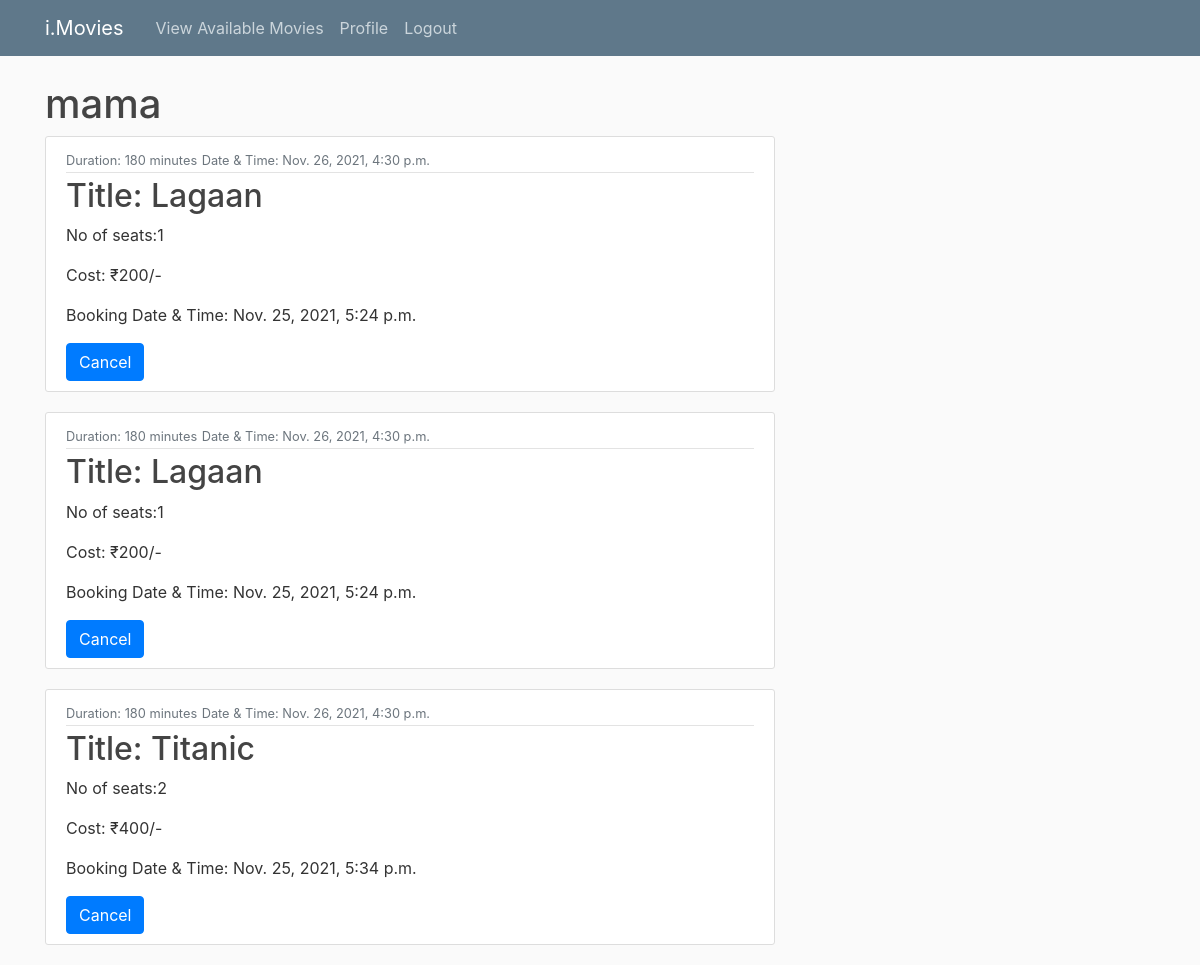
/profile/ (signed in), run on an earlier commit of the app's database.
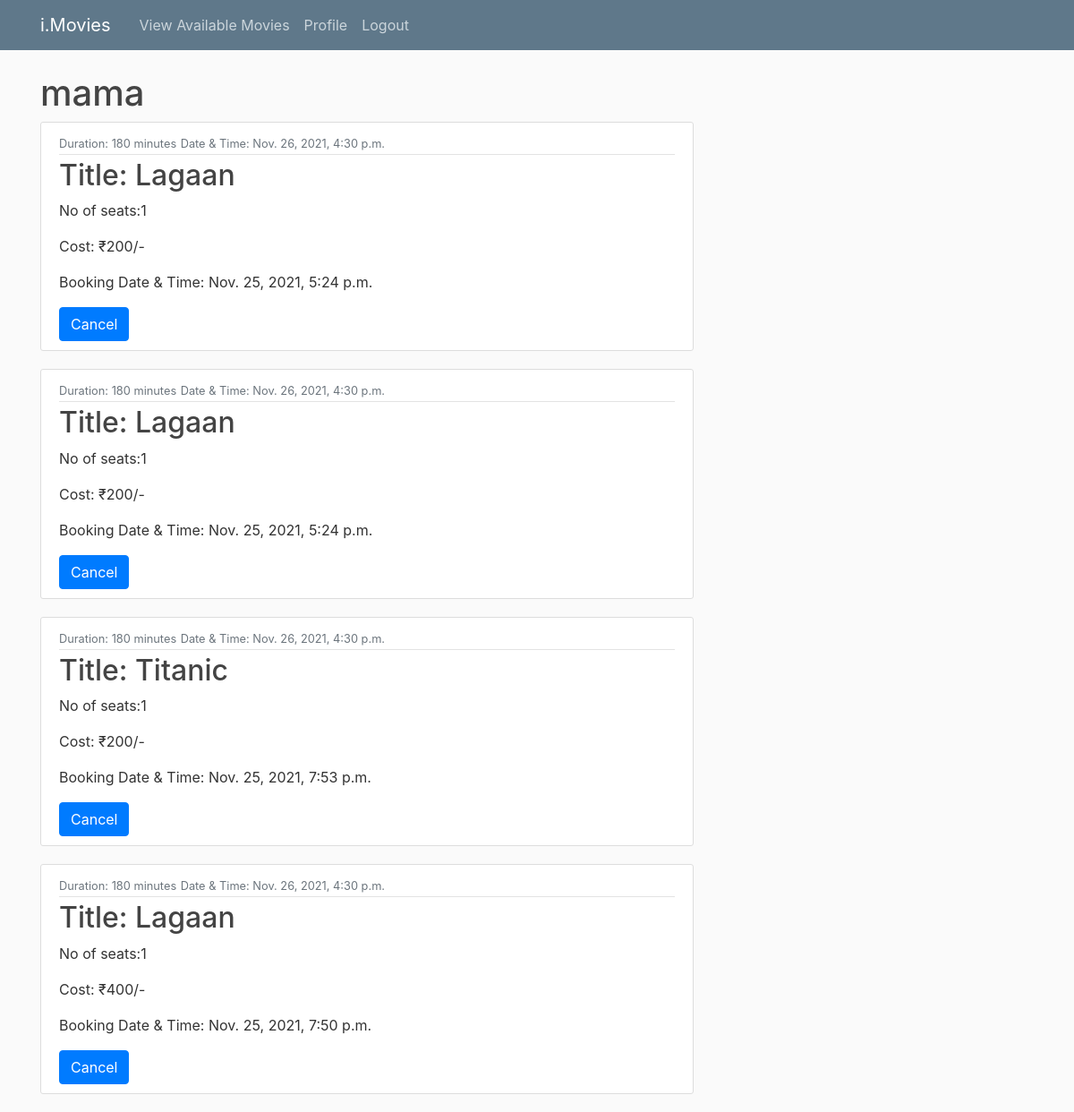
And on a later commit of the database.
### users_profile/models.py (models this page shows, shortened)
class Ticket(models.Model):
    user = models.ForeignKey(User, on_delete=models.CASCADE)
    screening = models.ForeignKey(Screening, on_delete=models.CASCADE)
    no_of_seats=models.IntegerField(default=0)
    cost=models.IntegerField(default=0)
    booking_time=models.DateTimeField(auto_now=True)

### movies/models.py (models this page shows, shortened)
class Screening(models.Model):
    hall_name = models.CharField(max_length=32)
    movie_id = models.ForeignKey(Movie, on_delete=models.CASCADE)
    theatre_id = models.ForeignKey(Theatre, on_delete=models.CASCADE)
    available_seats = models.IntegerField(default=0)
    price=models.IntegerField(default=0)
    time=models.DateTimeField(auto_now=False)

class Movie(models.Model):
    rating_choice = (
        ('U', 'U'),
        ('UA', 'UA'),
        ('A', 'A'),
        ('S', 'S'),
    )
    image = models.ImageField(default='default.jpg', upload_to='movie_pics')
    title = models.CharField(max_length=256)
    trailer = models.URLField(default='https://www.youtube.com/')
    description = models.TextField()
    cast = models.CharField(max_length=1024)
    duration_min = models.IntegerField()
    certification_label = models.CharField(max_length=2,choices=rating_choice)

### users_profile/views.py (the view)
# urls.py: path('profile/',user_views.profile,name='profile'),
@login_required
def profile(request):
    current_user = request.user
    context = {'tickets': Ticket.objects.filter(user=current_user)}
    for ticket in Ticket.objects.filter(user=current_user):
        if ticket.no_of_seats == 0:
            ticket.delete()
    return render(request,'users_profile/profile.html', context)

### users_profile/templates/users_profile/profile.html
{% extends "movies/base.html" %}
{% load crispy_forms_tags %}
{% block content %}
    <h1>
        {{ user.username }}
    </h1>
    {% for ticket in tickets %}
        <article class="media content-section">
          <div class="media-body">
            <div class="article-metadata">
              <small class="text-muted">Duration: {{ ticket.screening.movie_id.duration_min }} minutes</small>
              <small class="text-muted">Date & Time: {{ ticket.screening.time }}</small>
            </div>
            <h2><a class="article-title" href="#">
                Title: {{ ticket.screening.movie_id.title }}</a></h2>
                <p class="article-content">No of seats:{{ ticket.no_of_seats }}</p>
                <p class="article-content">Cost: ₹{{ ticket.cost }}/-</p>
                <p class="article-content">Booking Date & Time: {{ ticket.booking_time }}</p>
                <a href="{%url 'cancel' ticket.pk %}" class="btn btn-primary">Cancel</a>
          </div>
        </article>
    {% endfor %}
    {% endblock content %}

### movies/templates/movies/base.html (shortened to what this page needs)
{% load static %}
<!DOCTYPE html>
<html>
<head>
    <link rel="stylesheet" href="https://maxcdn.bootstrapcdn.com/bootstrap/4.0.0/css/bootstrap.min.css">
    <link rel="stylesheet" type="text/css" href="{% static 'movies/main.css' %}">
</head>
<body>
    <header class="site-header">
        <nav class="navbar navbar-expand-md navbar-dark bg-steel fixed-top">
            <div class="container">
                <a class="navbar-brand mr-4" href="{% url 'booking-home'%}">i.Movies</a>
                <div class="collapse navbar-collapse" id="navbarToggle">
                    <div class="navbar-nav">
                        {% if user.is_authenticated %}
                          <a class="nav-item nav-link" href="{% url 'mov_booking' %}">View Available Movies</a>
                          <a class="nav-item nav-link" href="{% url 'profile' %}">Profile</a>
                          <a class="nav-item nav-link" href="{% url 'logout' %}">Logout</a>
                        {% else %}
                          <a class="nav-item nav-link" href="{% url 'login' %}">Login</a>
                          <a class="nav-item nav-link" href="{% url 'register' %}">Register</a>
                        {% endif %}
                      </div>
                </div>
            </div>
        </nav>
    </header>
    <main role="main" class="container">
        <div class="row">
            <div class="col-md-8">
                {% block content %}{% endblock %}
            </div>
        </div>
    </main>
</body>
</html>

### movies/static/movies/main.css (style rules this page uses)
body { background: #fafafa; color: #333333; margin-top: 5rem; }
h1, h2, h3, h4, h5, h6 { color: #444444; }
.bg-steel { background-color: #5f788a; }
.site-header .navbar-nav .nav-link { color: #cbd5db; }
.content-section { background: #ffffff; padding: 10px 20px; border: 1px solid #dddddd; border-radius: 3px; margin-bottom: 20px; }
.article-title { color: #444444; }
.article-content { white-space: pre-line; }
.article-metadata { padding-bottom: 1px; margin-bottom: 4px; border-bottom: 1px solid #e3e3e3 }

What changed in the data, as far as the page shows it:
changed Ticket "Titanic": no_of_seats "2" → "1"; cost "400" → "200"; booking_time "Nov. 25, 2021, 5:34 p.m." → "Nov. 25, 2021, 7:53 p.m."
added Ticket: screening.movie_id.duration_min "180", screening.time "Nov. 26, 2021, 4:30 p.m.", screening.movie_id "Lagaan", no_of_seats "1", cost "400", booking_time "Nov. 25, 2021, 7:50 p.m."
